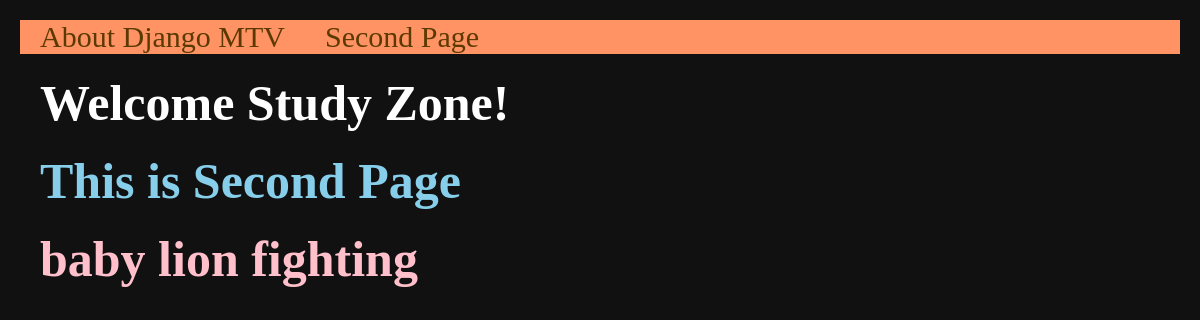
Page /second on the earlier database version.
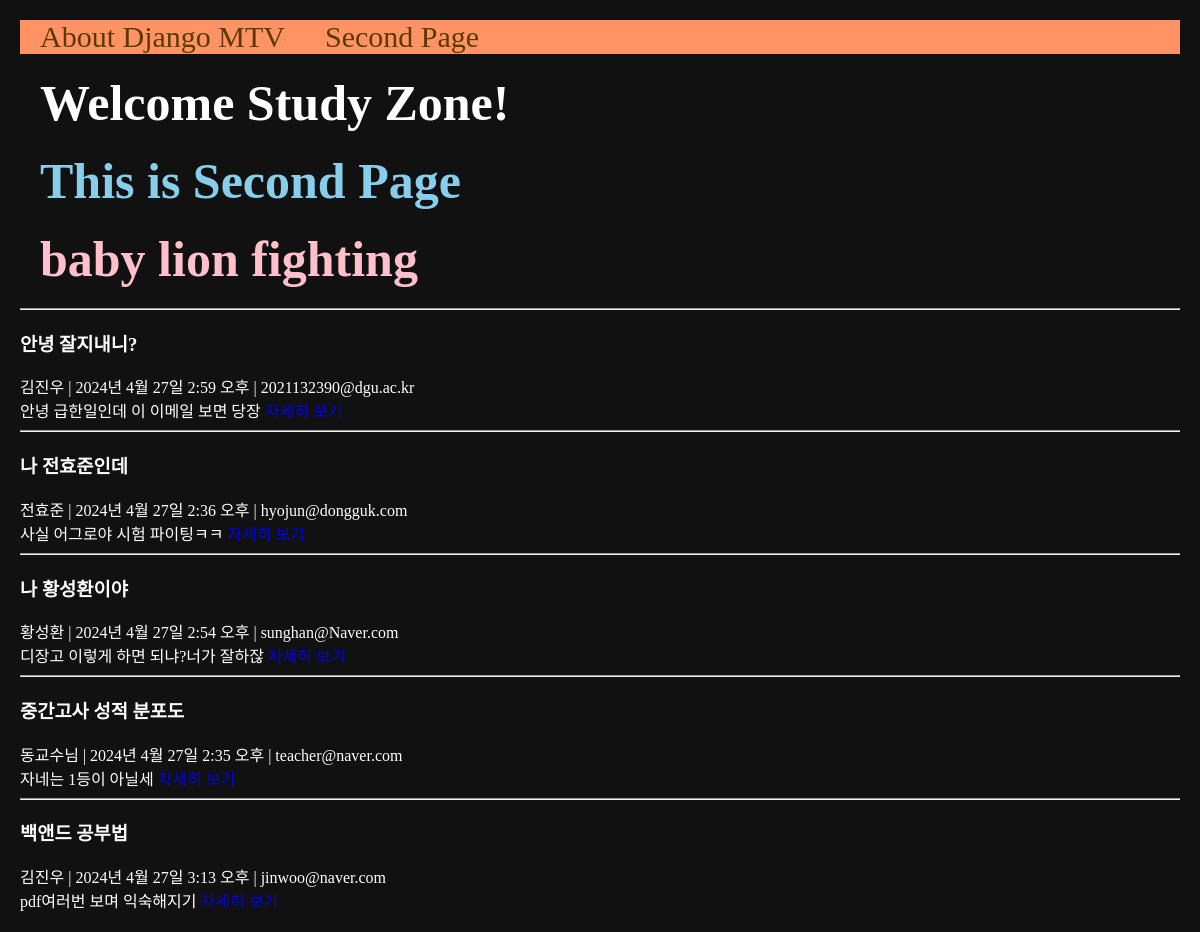
Same page on the later database version.
### main/models.py (models this page shows, shortened)
class Post(models.Model):
    title = models.CharField(max_length=50)
    writer = models.CharField(max_length=30)
    email = models.EmailField()
    body = models.TextField()
    pub_date = models.DateTimeField()
    image = models.ImageField(upload_to="post/", blank=True, null=True)
    def summary(self):
        return self.body[:20]

### main/views.py (the view)
# urls.py: path('second', views.secondpage, name="secondpage"),
def secondpage(request):
    posts = Post.objects.all()
    return render(request, 'main/secondpage.html', {'posts': posts})

### main/templates/main/secondpage.html
{% extends 'base.html' %}
{% load static %}
{% block content %}
<div>
    <h3 class="contents">Welcome Study Zone!</h3>
    <h1 class="contents">This is Second Page</h1>
    <h2 class="contents">baby lion fighting</h2>
</div>
<div>
    {% for post in posts %}
    <div>
        <hr/>
        <h3>{{post.title}}</h3>
        {{post.writer}} | {{post.pub_date}} | {{post.email}}<br>
        {{post.summary}}
        <a href="{% url 'main:detail' post.id %}">자세히 보기</a>
        <br>
    </div>
    {% endfor %}
</div>
{% endblock %}

### project/templates/base.html (shortened to what this page needs)
<!DOCTYPE html>
{% load static %}
<html lang="ko">
<head>
  <link rel="stylesheet" type="text/css" href="{% static 'css/project.css' %}">
</head>
<body class="body-container">
    {% include 'shared/_navbar.html' %}
    {% block content %}
    {% endblock %}
</body>
</html>

### project/templates/shared/_navbar.html
<nav class="navbar-container">
    <a class="navbar-link" href="{% url 'main:mainpage' %}">About Django MTV</a>
    <a class="navbar-link" href="{% url 'main:secondpage' %}">Second Page</a>
</nav>

### project/static/css/project.css (style rules this page uses)
h1 { color: skyblue; }
h2 { color: pink; }

### project/templates/base.html (style rules this page uses)
a { text-decoration: none; }
.body-container { background-color: #111; color: #fff; margin: 20px; }
.navbar-container { display: flex; align-items: center; padding-left: 20px; gap: 40px; background-color: #FF9364; font-size: 18px; }
.navbar-link { color: #5c3900; font-size: 30px; }
.contents { font-size: 50px; margin: 20px; }

Differences in the rows shown:
added Post: title "안녕 잘지내니?", writer "김진우", pub_date "2024년 4월 27일 2:59 오후", email "2021132390@dgu.ac.kr", summary "안녕 급한일인데 이 이메일 보면 당장"
added Post: title "나 전효준인데", writer "전효준", pub_date "2024년 4월 27일 2:36 오후", email "hyojun@dongguk.com", summary "사실 어그로야 시험 파이팅ㅋㅋ"
added Post: title "나 황성환이야", writer "황성환", pub_date "2024년 4월 27일 2:54 오후", email "sunghan@Naver.com", summary "디장고 이렇게 하면 되냐?너가 잘하잖"
added Post: title "중간고사 성적 분포도", writer "동교수님", pub_date "2024년 4월 27일 2:35 오후", email "teacher@naver.com", summary "자네는 1등이 아닐세"
added Post: title "백앤드 공부법", writer "김진우", pub_date "2024년 4월 27일 3:13 오후", email "jinwoo@naver.com", summary "pdf여러번 보며 익숙해지기"
